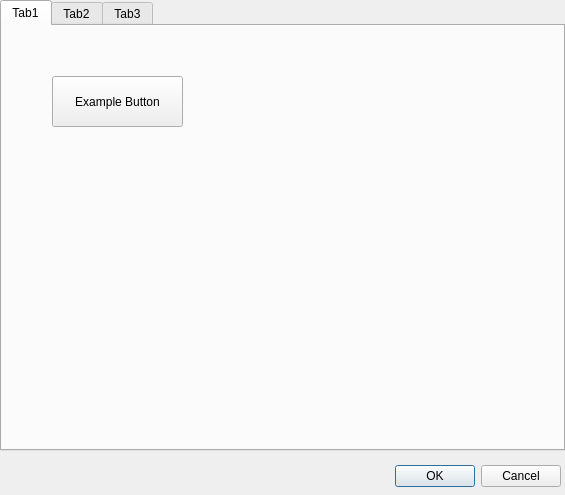
<?xml version="1.0" encoding="UTF-8"?>
<ui version="4.0">
 <class>TBVExchanger_DialogClass</class>
 <widget class="QDialog" name="TBVExchanger_DialogClass">
  <property name="geometry">
   <rect>
    <x>0</x>
    <y>0</y>
    <width>565</width>
    <height>495</height>
   </rect>
  </property>
  <property name="windowTitle">
   <string>TBVExchanger_Dialog</string>
  </property>
  <widget class="QWidget" name="layoutWidget">
   <property name="geometry">
    <rect>
     <x>340</x>
     <y>460</y>
     <width>221</width>
     <height>33</height>
    </rect>
   </property>
   <layout class="QHBoxLayout">
    <property name="spacing">
     <number>6</number>
    </property>
    <property name="margin">
     <number>0</number>
    </property>
    <item>
     <spacer>
      <property name="orientation">
       <enum>Qt::Horizontal</enum>
      </property>
      <property name="sizeHint" stdset="0">
       <size>
        <width>131</width>
        <height>31</height>
       </size>
      </property>
     </spacer>
    </item>
    <item>
     <widget class="QPushButton" name="okButton">
      <property name="text">
       <string>OK</string>
      </property>
     </widget>
    </item>
    <item>
     <widget class="QPushButton" name="cancelButton">
      <property name="text">
       <string>Cancel</string>
      </property>
     </widget>
    </item>
   </layout>
  </widget>
  <widget class="QTabWidget" name="tabWidget">
   <property name="geometry">
    <rect>
     <x>0</x>
     <y>0</y>
     <width>565</width>
     <height>451</height>
    </rect>
   </property>
   <property name="currentIndex">
    <number>0</number>
   </property>
   <widget class="QWidget" name="tab1">
    <attribute name="title">
     <string>Tab1</string>
    </attribute>
    <widget class="QPushButton" name="btnExampleButton">
     <property name="geometry">
      <rect>
       <x>50</x>
       <y>50</y>
       <width>131</width>
       <height>51</height>
      </rect>
     </property>
     <property name="text">
      <string>Example Button</string>
     </property>
    </widget>
   </widget>
   <widget class="QWidget" name="tab2">
    <attribute name="title">
     <string>Tab2</string>
    </attribute>
   </widget>
   <widget class="QWidget" name="tab">
    <attribute name="title">
     <string>Tab3</string>
    </attribute>
   </widget>
  </widget>
 </widget>
 <resources/>
 <connections/>
</ui>
